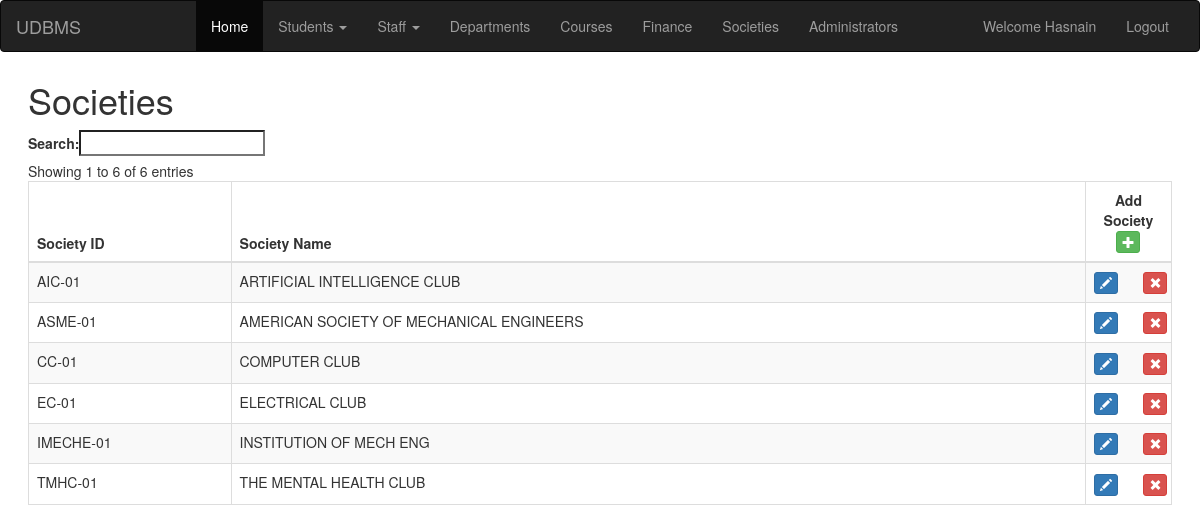
The page /societies.php (signed in) on the database its author committed.
### tables this page shows
CREATE TABLE `societies` (
  `SOCIETY_ID` varchar(10) NOT NULL,
  `NAME` text NOT NULL
);

### societies.php (the view, shortened to what this page needs)
<!DOCTYPE html>
<html lang="en" >
<head>
<link rel="stylesheet" href="https://maxcdn.bootstrapcdn.com/bootstrap/3.3.7/css/bootstrap.min.css">
<link rel='stylesheet' href='https://cdn.datatables.net/1.10.12/css/dataTables.bootstrap.min.css'>
<link rel='stylesheet' href='https://cdn.datatables.net/buttons/1.2.2/css/buttons.bootstrap.min.css'>
</head>
<body>
<?php include 'navigation.php' ?>
<div class="content">
<h1>Societies</h1>
<table id="example" class="table table-striped table-bordered" cellspacing="0" width="100%">
	<thead>
		<tr>
			<th>Society ID</th>
			<th>Society Name</th>
			<th style="text-align:center;width:100px;">Add Society <button type="button"  class="btn btn-success btn-xs" data-toggle="modal" data-target="#addModal">
					<span class="glyphicon glyphicon-plus" aria-hidden="true"></span>
				</button></th>
		</tr>
	</thead>
	<tbody>
	<?php
			include 'connect.php';
			$sql = "SELECT * FROM SOCIETIES";
			$result = $db->query($sql);
			if ($result->num_rows > 0) {
			while($row = $result->fetch_assoc()) {
				echo "<tr>";
				echo "<td>".$row["SOCIETY_ID"]."</td>";
				echo "<td>".$row["NAME"]."</td>";
				echo
					'<td>
					<div class="row">
					<div class="col-xs-6 text-left">
					  <div class="previous">
								<button id="editbtn" type="button" class="editbtn btn btn-primary btn-xs" data-toggle="modal" data-target="editModal">
									<span class="glyphicon glyphicon-pencil" aria-hidden="true"></span>
								</button>
					</div>
				  </div>
				  <div class="col-xs-6 text-right">
				<div class="next">
					<form method="post" action="updatesociety.php" class="inline">
					<input type="hidden" name="societyid" value="'.$row["SOCIETY_ID"].'">
					<button type="submit" name="delete" class="btn btn-danger btn-xs dt-delete" onclick="clicked(event)">
									<span class="glyphicon glyphicon-remove" aria-hidden="true"></span>
								</button>
					</form>
					</div>
					</div>
				</div>
					</td>';
				echo "</tr>";
			}
			} else {
				echo "0 results";
			}
		?>
	</tbody>
</table>
</div>
</body>
</html>

### societies.php (style rules this page uses)
.content { margin:2em; }
td:last-child { text-align:center; }

### rows shown on the page
societies: SOCIETY_ID "AIC-01", NAME "ARTIFICIAL INTELLIGENCE CLUB"
societies: SOCIETY_ID "ASME-01", NAME "AMERICAN SOCIETY OF MECHANICAL ENGINEERS"
societies: SOCIETY_ID "CC-01", NAME "COMPUTER CLUB"
societies: SOCIETY_ID "EC-01", NAME "ELECTRICAL CLUB"
societies: SOCIETY_ID "IMECHE-01", NAME "INSTITUTION OF MECH ENG"
societies: SOCIETY_ID "TMHC-01", NAME "THE MENTAL HEALTH CLUB"

### other values the page prints
$_SESSION['username'] "Hasnain"
